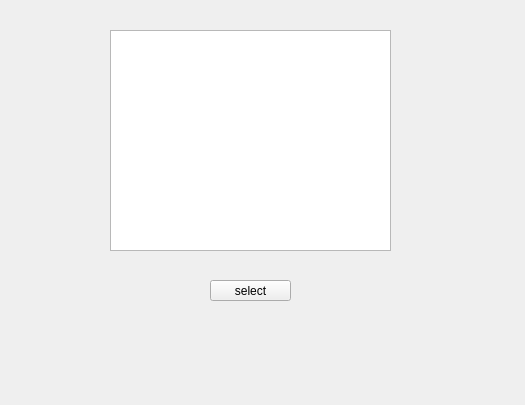
<?xml version="1.0" encoding="UTF-8"?>
<ui version="4.0">
 <class>deaths_by_year</class>
 <widget class="QWidget" name="deaths_by_year">
  <property name="geometry">
   <rect>
    <x>0</x>
    <y>0</y>
    <width>525</width>
    <height>405</height>
   </rect>
  </property>
  <property name="windowTitle">
   <string>Form</string>
  </property>
  <widget class="QTableView" name="tableView">
   <property name="geometry">
    <rect>
     <x>110</x>
     <y>30</y>
     <width>281</width>
     <height>221</height>
    </rect>
   </property>
  </widget>
  <widget class="QPushButton" name="pushButton">
   <property name="geometry">
    <rect>
     <x>210</x>
     <y>280</y>
     <width>81</width>
     <height>21</height>
    </rect>
   </property>
   <property name="text">
    <string>select</string>
   </property>
  </widget>
 </widget>
 <resources/>
 <connections/>
</ui>
